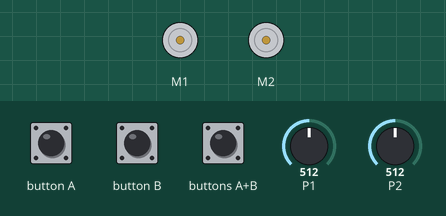
Bench run of a program on a simulated BBC micro:bit (MakeCode). On the bench: 2 × DC motor (green arrow = forward, orange = backward, longer = faster). The inputs (shaded band) are chosen by the test bench; at power-on: P1 = 512, P2 = 512 (analog values on the 0–1023 scale).

Above: at 1.2 s.
1.3 s: button A pressed for 0.15 s
At 2.6 s:
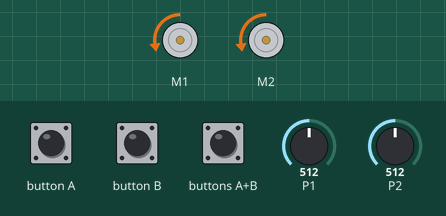
2.9 s: P1 set to 989
4.4 s: P1 set to 1011
At 4.7 s:
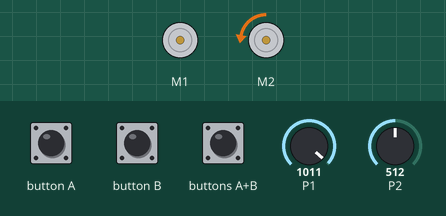
5.9 s: P1 set to 990
At 7.1 s:
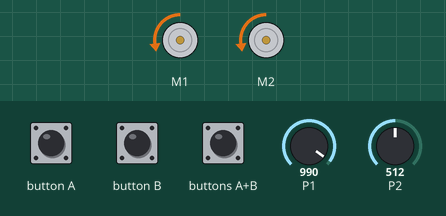
7.4 s: P2 set to 989
8.9 s: P2 set to 1008
At 9.3 s:
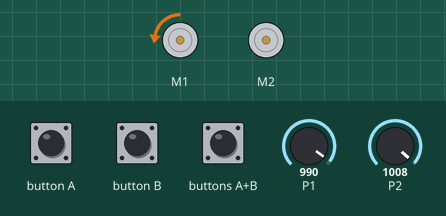
Timing chart, 0 to 11.4 s (numbered marks = the images above; inputs shaded):
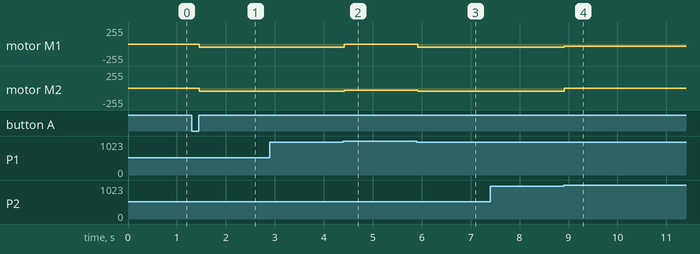

The program:

main.ts
```typescript
input.onButtonPressed(Button.A, function () {
    Vitesse = -20
    Vitesse_Neg = -12
})
input.onButtonPressed(Button.AB, function () {
    wuKong.stopAllMotor()
    Vitesse = 0
    Vitesse_Neg = 0
})
let Vitesse_Neg = 0
let Vitesse = 0
Vitesse = 0
Vitesse_Neg = 0
pins.setPull(DigitalPin.P1, PinPullMode.PullUp)
pins.setPull(DigitalPin.P2, PinPullMode.PullUp)
basic.forever(function () {
    if (pins.analogReadPin(AnalogReadWritePin.P1) < 1000 && pins.analogReadPin(AnalogReadWritePin.P2) < 1000) {
        wuKong.setAllMotor(Vitesse, Vitesse)
    } else if (pins.analogReadPin(AnalogReadWritePin.P1) >= 1000 && pins.analogReadPin(AnalogReadWritePin.P2) < 1000) {
        wuKong.setAllMotor(0, Vitesse_Neg)
    } else if (pins.analogReadPin(AnalogReadWritePin.P1) < 1000 && pins.analogReadPin(AnalogReadWritePin.P2) >= 1000) {
        wuKong.setAllMotor(Vitesse_Neg, 0)
    } else if (pins.analogReadPin(AnalogReadWritePin.P1) >= 1000 && pins.analogReadPin(AnalogReadWritePin.P2) >= 1000) {
        wuKong.setAllMotor(0, 0)
    }
})
```

test.ts
```typescript
// les tests vont ici ; cela ne sera pas compilé si ce paquet est utilisé en tant qu'extension.
```

Measured:
- the behaviour switches between 999 and 1000 on P1 (found by bisection; images 1 and 2)
- the behaviour switches between 999 and 1000 on P2 (found by bisection; images 3 and 4)
- after the input at 1.3 s, motor M1, motor M2: stopped → backward 51/255 after 0.16 s
- after the input at 2.9 s, every drawn part: stays the same
- after the input at 4.4 s, motor M1: backward 51/255 → stopped at once; motor M2: backward 51/255 → backward 31/255 at once
- after the input at 5.9 s, motor M1: stopped → backward 51/255 at once; motor M2: backward 31/255 → backward 51/255 at once
- after the input at 7.4 s, every drawn part: stays the same
- after the input at 8.9 s, motor M1: backward 51/255 → backward 31/255 at once; motor M2: backward 51/255 → stopped at once
